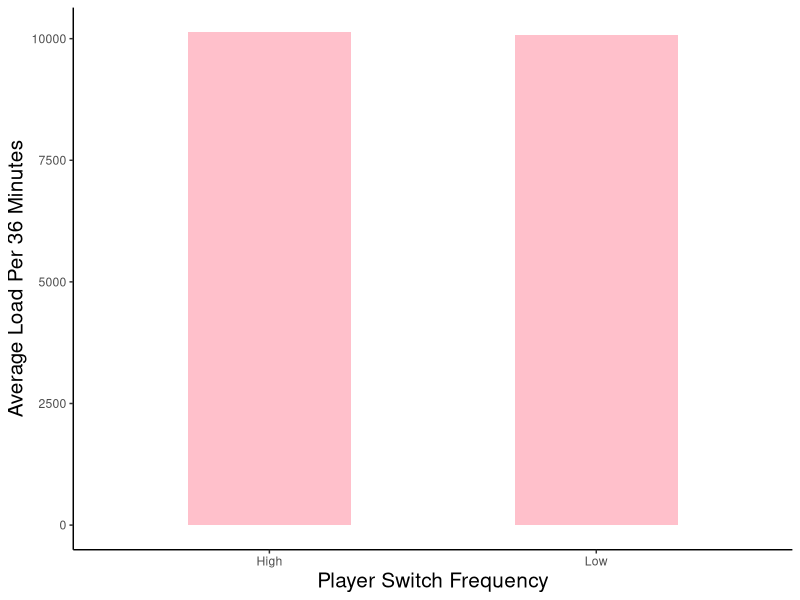

This chart was generated by the following R code:
# Switch 5 ----- Part 3

# Setup
setup = {
  # Loading libraries
  library(tidyverse)
  library(flextable)
  library(scales)
  
  # Setting working directory
  setwd("~/Documents/Basketball/NBA/Switch5")
  
  # Clean theme for graphs
  theme_clean <- function() {
    theme(panel.grid.major = element_blank(), 
          panel.grid.minor = element_blank(),
          panel.background = element_blank(), 
          axis.line = element_line(colour = "black"),
          plot.title = element_text(size = 18, face = "bold")) 
  }
}

# Data Import
data_import = {
  # Importing Playoff Switch data
  Playoff_Switch_Pick_Data <- read.csv("./Data/Switch_Playoff_Games.csv") %>% 
    left_join(., read.csv("./Data/Picks_Playoff_Games.csv"), by = c("Screener.Defender", "Season")) %>%
    mutate(Switches = Picks.x, TotalScreens = Picks.y,
           SwitchRate = Picks.x / Picks.y) %>%
    select(Screener.Defender, Season, Switches, TotalScreens, SwitchRate)
  
  # Importing fitness stats
  Fitness_Data <- read.csv("./Data/Fitness.csv")
  
  # Importing team switch stats by season
  Team_Switches <- read.csv("./Data/Team_Switches.csv") %>%
    mutate(Team = Defensive.Team)
  
  # Importing league rankings data
  League_Rankings <- read.csv("./Data/League_Rankings.csv")
}

# Fitness Stats
fitness_stats = {
  
  # Extracting the top 5 (6) of switched screens
  Playoff_Switch_Pick_Data %>%
    arrange(desc(Switches)) %>%
    slice(1:6)
  
  # Extracting the bottom 5 of switch rate
  Playoff_Switch_Pick_Data %>%
    arrange(SwitchRate) %>%
    slice(1:5)
  
  # Comparing the fitness of the two groups
  Fitness_Data %>%
    mutate(Distance_Per_Min = (Total.Distance..mi..Per.Game / Minutes.Per.Game) * 36,
           Load_Per_Min = (Total.Load.Per.Game / Minutes.Per.Game) * 36) %>%
    select(1:3, Distance_Per_Min, Load_Per_Min)
  
  fit_plot <- Fitness_Data %>%
    mutate(Distance_Per_36 = (Total.Distance..mi..Per.Game / Minutes.Per.Game) * 36,
           Load_Per_36 = (Total.Load.Per.Game / Minutes.Per.Game) * 36) %>%
    group_by(Switch.Freq) %>%
    summarize(Distance_Avg = mean(Distance_Per_36),
              Load_Avg = mean(Load_Per_36))
  
  fit_plot %>%
    ggplot(aes(x = Switch.Freq, y = Distance_Avg)) +
    geom_bar(stat = "identity", position = "dodge", width = 0.5, fill = "lightblue") +
    theme_clean() +
    theme(axis.title =  element_text(size = 15)) +
    theme(legend.title = element_blank()) +
    theme(legend.text = element_text(size = 12)) +
    xlab("Player Switch Frequency") +
    ylab("Average Distance Traveled Per 36 Minutes")
  
  fit_plot %>%
    ggplot(aes(x = Switch.Freq, y = Load_Avg)) +
    geom_bar(stat = "identity", position = "dodge", width = 0.5, fill = "pink") +
    theme_clean() +
    theme(axis.title =  element_text(size = 15)) +
    theme(legend.title = element_blank()) +
    theme(legend.text = element_text(size = 12)) +
    xlab("Player Switch Frequency") +
    ylab("Average Load Per 36 Minutes")
  
  
}

# Regular Season Defensive Rating
def_rating_analysis = {
  
  def_plot <- Team_Switches %>%
    filter(Season != "2022-23") %>%
    left_join(., League_Rankings, by = c("Season", "Team"))
  
  def_plot %>%
    ggplot(aes(x = Defense, y = Picks)) +
    geom_point() +
    xlab("Defensive Rating") +
    ylab("Switches")
  
  cor(def_plot$Picks, def_plot$Defense)
  
  League_Rankings %>%
    arrange(Defense) %>%
    select(Season, Team, Defense)
  
}
